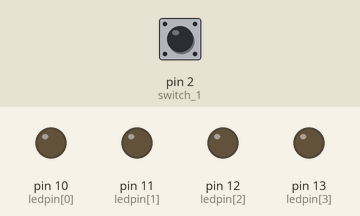
The sketch below on a simulated Arduino Uno, built with avr-gcc and run on an emulated ATmega328P. Shown: output pins drawn as LEDs (lit = HIGH). The inputs (shaded band) are chosen by the test bench; at power-on: pin 2 (switch_1) LOW.

Above: at 0.1 s.
At 0.9 s:
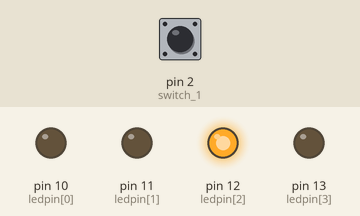
At 1.7 s:
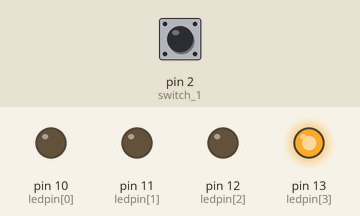
At 3.5 s:
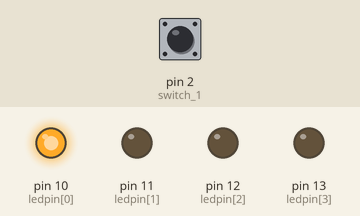
At 5.3 s:
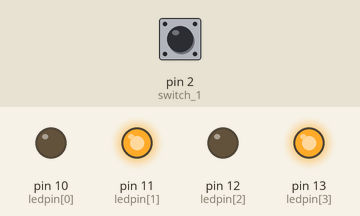
At 7.1 s:
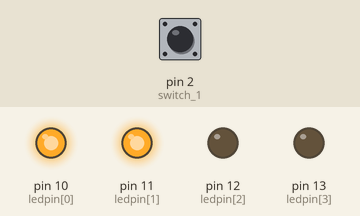
Timing chart, 0 to 7.4 s (numbered marks = the images above):
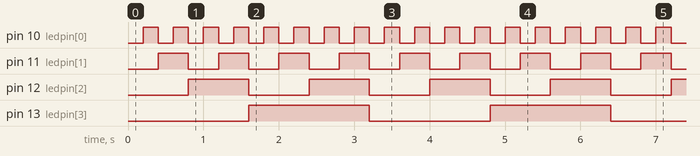

The sketch:

COUNTER_MODE.ino
```cpp
int ledpin[]={10,11,12,13};
int switch_1 = 2;
void setup() {
  // put your setup code here, to run once:
  for(int i=0;i<4;i++)
    pinMode(ledpin[i],OUTPUT);

   pinMode(switch_1,INPUT);
}

void loop() {
  // put your main code here, to run repeatedly:
if(HIGH==digitalRead(switch_1))
  down_counter();
else
  up_counter();


}

void down_counter()
{
   for(byte counter=15;counter>=0;counter--)
  {
    if(LOW==digitalRead(switch_1))
      up_counter();
    displayBinary(counter);
    delay(200);
  }
}

void up_counter()
{

  for(byte counter=0;counter<=15;counter++)
  {

    if(HIGH==digitalRead(switch_1))
      down_counter();
    displayBinary(counter);
    delay(200);
  }
}

void displayBinary(byte numtoshow)
{
  for(int i=0;i<4;i++)
  {
    if(bitRead(numtoshow,i)==1)
    {
      digitalWrite(ledpin[i],HIGH);
    }
    else
    {
      digitalWrite(ledpin[i],LOW);
    }
  }
}
```

Measured:
- by itself, pin 10 (ledpin[0]): alternates HIGH for 0.20 s and LOW for 0.20 s
- by itself, pin 11 (ledpin[1]): alternates HIGH for 0.40 s and LOW for 0.40 s
- by itself, pin 12 (ledpin[2]): alternates HIGH for 0.80 s and LOW for 0.80 s
- by itself, pin 13 (ledpin[3]): alternates HIGH for 1.6 s and LOW for 1.6 s
